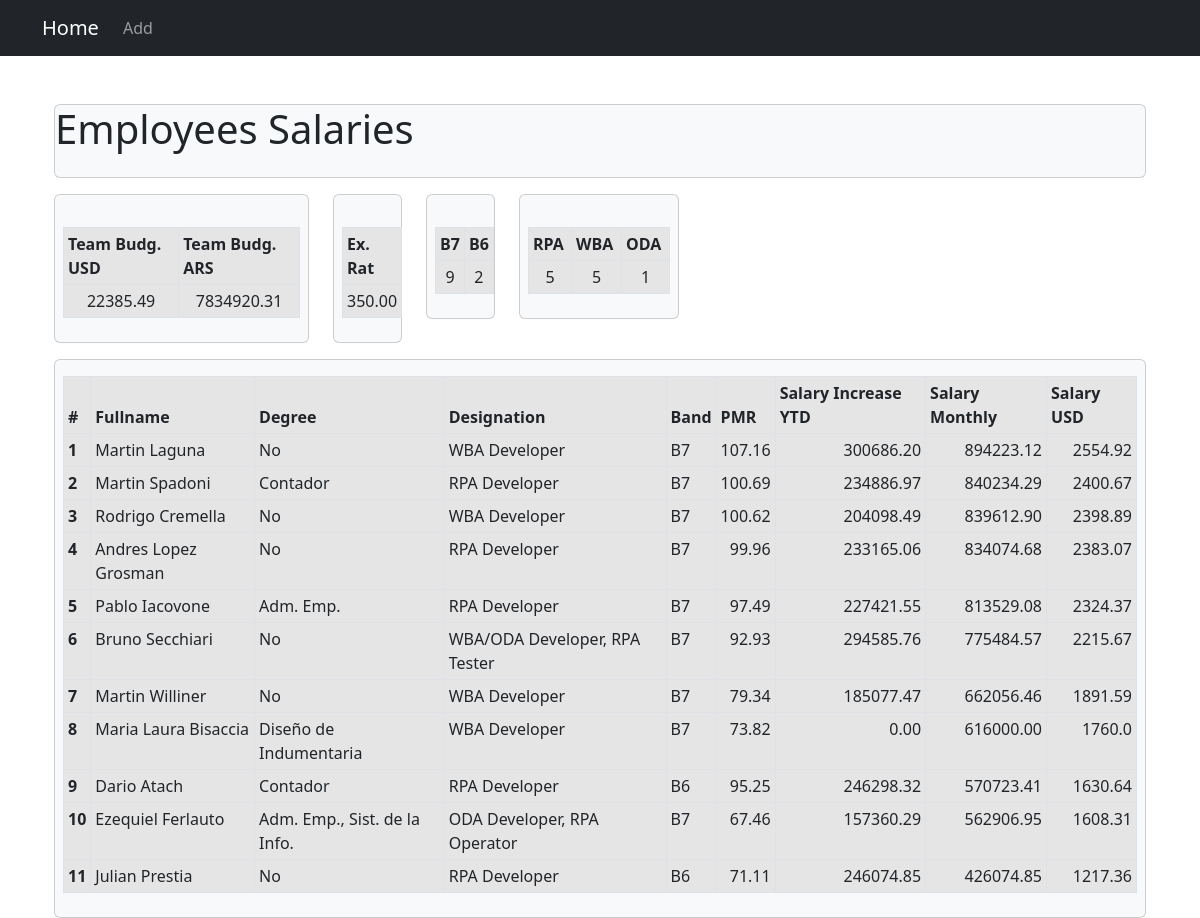
The app's page /, older data.
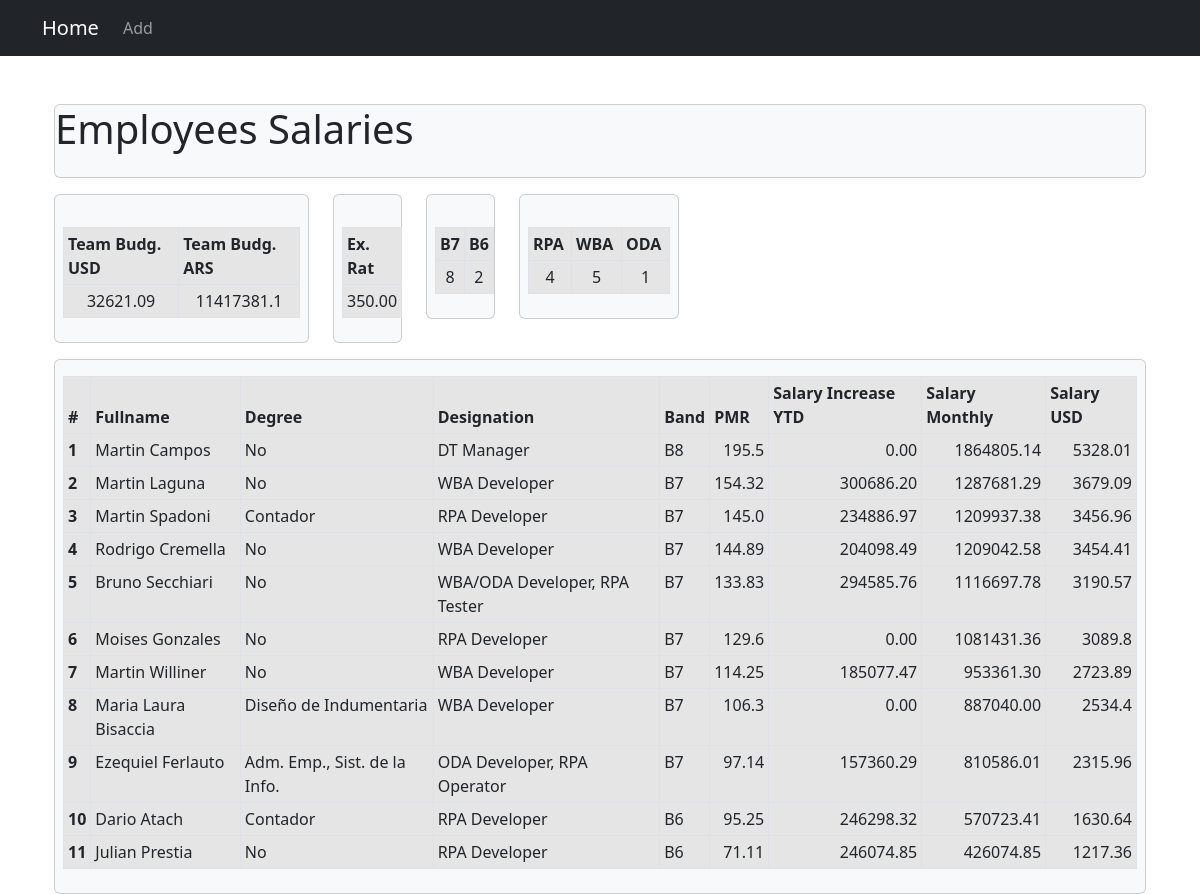
The same page, newer data.
### employees/models.py (models this page shows, shortened)
class Employee(models.Model):
	first_name = models.CharField(max_length=100)
	last_name = models.CharField(max_length=100)
	designation = models.CharField(max_length=100)
	photo = models.ImageField(upload_to='images', blank=True)
	band = models.CharField(max_length=2)
	pmr = models.DecimalField(max_digits=5, decimal_places=2)
	salary_increase_ytd = models.DecimalField(max_digits=10, decimal_places=2)
	salary_monthly = models.DecimalField(max_digits=10, decimal_places=2)
	salary_usd = models.DecimalField(max_digits=10, decimal_places=2)
	title = models.CharField(max_length=100)

### employees/views.py (the view)
# urls.py: 2. Add a URL to urlpatterns:  path('', views.home, name='home')
def home(request):
	employees = Employee.objects.all().order_by('-salary_monthly')
	sum_dolar = 0.0
	sum_pesos = 0.0
	countb7=0
	countb6=0
	countrpa=0
	countwba=0
	countoda=0
	for employee in employees:
		if employee.band == "B7":
			midp = mid_exchrate.objects.get(band='B7')
			exchg = midp.exch_rate
			countb7 += 1
		elif employee.band == "B6":
			midp = mid_exchrate.objects.get(band='B6')
			exchg = midp.exch_rate
			countb6 += 1
		elif employee.band == "B8":
			midp = mid_exchrate.objects.get(band='B8')
			exchg = midp.exch_rate
		else:
			midp = mid_exchrate.objects.get(band='B9')
			exchg = midp.exch_rate
		if employee.designation == "RPA Developer":
			countrpa += 1
		elif employee.designation == "WBA Developer":
			countwba += 1
		else:
			if employee.first_name == "Bruno":
				countwba += 1
			elif employee.first_name == "Ezequiel":
				countoda += 1
			else:
				pass
		employee.pmr = (employee.salary_monthly/ midp.midpoint)*100
		employee.pmr = round(float(employee.pmr),2)
		employee.salary_usd = employee.salary_monthly / exchg
		employee.salary_usd = round(float(employee.salary_usd),2)
		employee.save()
		sum_dolar += float(employee.salary_usd)
		sum_pesos += float(employee.salary_monthly)
		sum_dolar = round(sum_dolar,2)
		sum_pesos = round(sum_pesos,2)
	context = {
		'employees': employees,
		'sum_dolar': sum_dolar,
		'sum_pesos': sum_pesos,
		'countb7': countb7,
		'countb6': countb6,
		'countoda': countoda,
		'countrpa': countrpa,
		'countwba': countwba,
		'exchg':exchg,
	}
	return render(request, 'home.html', context)

### templates/home.html
{% extends 'base.html' %}
{% block content %}
<div class="container">
<div class="card text-dark bg-light mt-3" style="max-width: 78rem;">
	 <h1 class="card-title mb-4">Employees Salaries</h1>
</div>
<div class="row">
<div class="col-sm-3">
<div class="card text-dark bg-light mt-3" style="max-width: 20rem;">
	<br>
	<div class="m-2">
		<table class="table table-sm table-active table-bordered">
			<thead>
				<tr>
				<th scope="col">Team Budg. USD</th>
	      		<th scope="col">Team Budg. ARS</th>
	      	</tr>
			</thead>
		<tbody>
			<tr>
			<td style="text-align: center;">{{ sum_dolar }}</td>
			 <td style="text-align: center;">{{ sum_pesos }}</td>
			</tr>
		</tbody>
		</table>
	</div>
</div>
</div>
<div class="col-sm-1">
<div class="card text-dark bg-light mt-3">
	<br>
	<div class="m-2">
		<table class="table table-sm table-active table-bordered">
			<thead>
				<tr>
				<th scope="col">Ex. Rat</th>
	      	</tr>
			</thead>
		<tbody>
			<tr>
			<td style="text-align: center;">{{ exchg }}</td>
			</tr>
		</tbody>
		</table>
	</div>
</div>
</div>
<div class="col-sm-1">
<div class="card text-dark bg-light mt-3" style="max-width: 25rem;">
	<br>
	<div class="m-2">
		<table class="table table-sm table-active table-bordered">
			<thead>
				<tr>
				<th scope="col">B7</th>
	      		<th scope="col">B6</th>
	      	</tr>
			</thead>
		<tbody>
			<tr>
			<td style="text-align: center;">{{ countb7 }}</td>
			 <td style="text-align: center;">{{ countb6 }}</td>
			</tr>
		</tbody>
		</table>
	</div>
</div>
</div>
<div class="col-sm-2">
<div class="card text-dark bg-light mt-3" style="max-width: 10rem;">
	<br>
	<div class="m-2">
		<table class="table table-sm table-active table-bordered">
			<thead>
				<tr>
				<th scope="col">RPA</th>
	      		<th scope="col">WBA</th>
	      		<th scope="col">ODA</th>
	      	</tr>
			</thead>
		<tbody>
			<tr>
			<td style="text-align: center;">{{ countrpa }}</td>
			 <td style="text-align: center;">{{ countwba }}</td>
			 <td style="text-align: center;">{{ countoda }}</td>
			</tr>
		</tbody>
		</table>
	</div>
</div>
</div>
</div>
<div class="card text-dark bg-light mt-3 mx-auto" style="max-width: 85rem;">
	<div class="mt-3 m-2">
	 <table class="table table-sm table-active table-bordered table-hover">
	    <thead>
	    <tr>
	      <th scope="col">#</th>
	      <th scope="col">Fullname</th>
	      <th scope="col">Degree</th>
	      <th scope="col">Designation</th>
	      <th scope="col">Band</th>
	      <th scope="col">PMR</th>
	      <th scope="col">Salary Increase YTD</th>
	      <th scope="col">Salary Monthly</th>
	      <th scope="col">Salary USD</th>
	    </tr>
	  </thead>
	  <tbody>
	  {% for employee in employees %}
	    <tr>
	      <th scope="row">{{ forloop.counter }}</th>
	      <td><a href="{% url 'employeeDetails' employee.id %}" class="list-group-item">{{ employee.first_name }} {{ employee.last_name }}</a></td>
	      <td><a href="{% url 'employeeDetails' employee.id %}" class="list-group-item">{{ employee.title }}</a></td>
	      <td><a href="{% url 'employeeDetails' employee.id %}" class="list-group-item">{{ employee.designation }}</a></td>
	      <td><a href="{% url 'employeeDetails' employee.id %}" class="list-group-item">{{ employee.band }}</a></td>
	      <td style="text-align: right;"><a href="{% url 'employeeDetails' employee.id %}" class="list-group-item">{{ employee.pmr }}</a></td>
	      <td style="text-align: right;"><a href="{% url 'employeeDetails' employee.id %}" class="list-group-item">{{ employee.salary_increase_ytd }}</a></td>
	      <td style="text-align: right;"><a href="{% url 'employeeDetails' employee.id %}" class="list-group-item">{{ employee.salary_monthly }}</a></td>
	      <td style="text-align: right;"><a href="{% url 'employeeDetails' employee.id %}" class="list-group-item">{{ employee.salary_usd }}</a></td>
	    </tr>
	   {% endfor %}
	  </tbody>
	</table>
</div>
</div>
</div>
{% endblock%}

Row changes from the older to the newer data that the page shows:
removed Employee: first_name "Andres", last_name "Lopez Grosman", title "No", designation "RPA Developer", band "B7", pmr "99.96", salary_increase_ytd "233165.06", salary_monthly "834074.68", salary_usd "2383.07"
removed Employee: first_name "Pablo", last_name "Iacovone", title "Adm. Emp.", designation "RPA Developer", band "B7", pmr "97.49", salary_increase_ytd "227421.55", salary_monthly "813529.08", salary_usd "2324.37"
added Employee: first_name "Martin", last_name "Campos", title "No", designation "DT Manager", band "B8", pmr "195.5", salary_increase_ytd "0.00", salary_monthly "1864805.14", salary_usd "5328.01"
changed Employee "Laguna": pmr "107.16" → "154.32"; salary_monthly "894223.12" → "1287681.29"; salary_usd "2554.92" → "3679.09"
changed Employee "Spadoni": pmr "100.69" → "145.0"; salary_monthly "840234.29" → "1209937.38"; salary_usd "2400.67" → "3456.96"
changed Employee "Rodrigo": pmr "100.62" → "144.89"; salary_monthly "839612.90" → "1209042.58"; salary_usd "2398.89" → "3454.41"
changed Employee "Bruno": pmr "92.93" → "133.83"; salary_monthly "775484.57" → "1116697.78"; salary_usd "2215.67" → "3190.57"
added Employee: first_name "Moises", last_name "Gonzales", title "No", designation "RPA Developer", band "B7", pmr "129.6", salary_increase_ytd "0.00", salary_monthly "1081431.36", salary_usd "3089.8"
changed Employee "Williner": pmr "79.34" → "114.25"; salary_monthly "662056.46" → "953361.30"; salary_usd "1891.59" → "2723.89"
changed Employee "Maria Laura": pmr "73.82" → "106.3"; salary_monthly "616000.00" → "887040.00"; salary_usd "1760.0" → "2534.4"
changed Employee "Ezequiel": pmr "67.46" → "97.14"; salary_monthly "562906.95" → "810586.01"; salary_usd "1608.31" → "2315.96"; moves up the list
Text that changed along with them:
{{ sum_dolar }}: "22385.49" → "32621.09"
{{ sum_pesos }}: "7834920.31" → "11417381.1"
{{ countb7 }}: "9" → "8"
{{ countrpa }}: "5" → "4"
